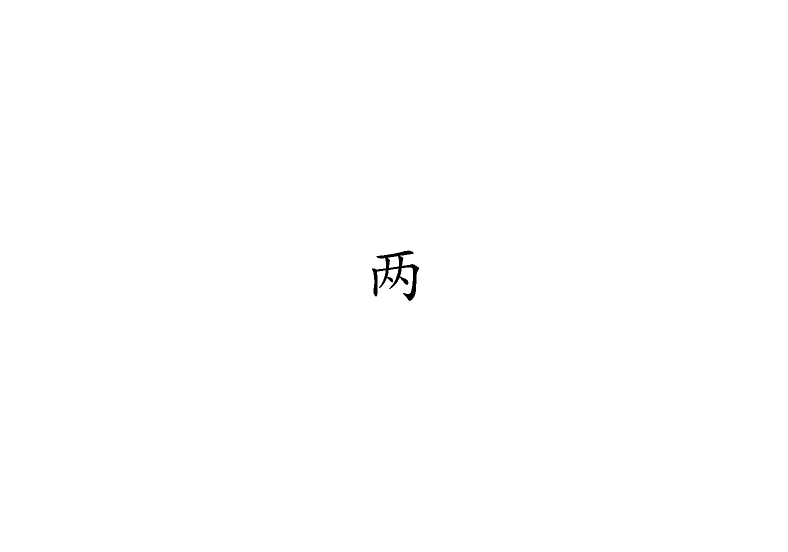
#> input picture Data/8_Maurer_inprep_repsup/CSH11.png, 1575 x 1103 px, found by its file name (shown at 1/2 size); its folder holds only this picture in this run
$ jupyter execute --allow-errors CountObject.ipynb
#> lines starting #> are read from the running program, lines starting #| are printed output that depends on the picture; after the words box and inside, x2 and y2 are one past the last pixel; in counts of white or black regions, pixels touching at a corner belong together
[cell 1]
from PIL import Image
from numpy import asarray
import matplotlib.pyplot as plt
import numpy as np
import cv2
from os import listdir
from os.path import isfile, join
import random

[cell 2]
# read file function
def read_dic(mypath:str)-> list:
    onlyfiles = [mypath + '/'+f for f in listdir(mypath) if isfile(join(mypath, f)) and f != ".DS_Store"]
    return onlyfiles

#> (a cell that did not finish here is left out)

#> (a cell that did not finish here is left out)

[cell 5]
# np.savetxt("/Users/alex/Desktop/data.csv", data, delimiter=",")

[cell 6]
# list all i and j in dictionary according to labels
dic = {}
#> (the rest of this cell did not finish here and is left out)

[cell 7]
# define function find min&max i&j in dictionary for each key
# [9 lines left out: function find_min_max_ij, not called in this run]

[cell 8]
# make a dic for i&j min&max
dic_min_max= {}
for obj in dic.keys():
    i_min,i_max,j_min,j_max = find_min_max_ij(dic[obj])
    dic_min_max[obj] = [i_min,i_max,j_min,j_max]

[cell 9]
dic_min_max

#> (a cell that did not finish here is left out)

[cell 11]
# define contain function
# [5 lines left out: function contain, not called in this run]

[cell 12]
# find where the 0s are in original data -> 8 in 'labels'
for key in dic.keys():
    for k in range(len(dic[key])):
        if data[dic[key][k]] == 255:
            labels[dic[key][k]] = 8

[cell 13]
# generate pairwise list of labels
pair_list = []
for t in range(0,len([*dic])):
	for p in range(0,len([*dic])):
		if (t!=p):
			pair_list.append(([*dic][t],[*dic][p]))

[cell 14]
# contain function -> if some components are contained by the other, change them to the same
for pair in pair_list:
    key1 = pair[0]
    key2 = pair[1]
    if contain(dic_min_max[key1][0], dic_min_max[key1][1], dic_min_max[key1][2], dic_min_max[key1][3],
    dic_min_max[key2][0], dic_min_max[key2][1], dic_min_max[key2][2], dic_min_max[key2][3]) == True:
        for kk in range(len(dic[key1])):
            labels[dic[key1][kk]] = labels[dic[key1][kk]]

#> (a cell that did not finish here is left out)

[cell 16]
from PIL import Image
from numpy import asarray
import matplotlib.pyplot as plt
import numpy as np
import cv2
from os import listdir
from os.path import isfile, join
import random

# read file function
def read_dic(mypath:str)-> list:
    onlyfiles = [mypath + '/'+f for f in listdir(mypath) if isfile(join(mypath, f)) and f != ".DS_Store"]
    return onlyfiles

#> (the rest of this cell did not finish here and is left out)

#> (a cell that did not finish here is left out)

[cell 18]
dic

[cell 19]
from PIL import Image
from numpy import asarray
import matplotlib.pyplot as plt
import numpy as np
import cv2
from os import listdir
from os.path import isfile, join
import random
from PIL import Image
import json

# read file function
def read_dic(mypath:str)-> list:
    onlyfiles = [mypath + '/'+f for f in listdir(mypath) if isfile(join(mypath, f)) and f != ".DS_Store"]
    return onlyfiles
# [15 lines left out: functions find_min_max_ij, contain, not called in this run]

def flat_list(listt):
    flat_list = [item for sublist in listt for item in sublist]
    return set(flat_list)


f = open ('words_stroks8.json', "r")
#> (reads words_stroks8.json from the repository)
total_strokes = json.load(f)
with open('Chi_8.txt') as f:
#> (reads Chi_8.txt from the repository)
    lines = f.readlines()
a = lines[0].split(' ')

folder = read_dic('Data/8_Maurer_inprep_repsup')
#> `img = cv2.imread(file, 0)`: img: shape (1103, 1575); 99.8% white; 1 black region, box (x1, y1, x2, y2) and area: (744, 501, 838, 602) 2788
#> `img = cv2.threshold(img, 127, 0, cv2.THRESH_BINARY)[1]`: img: shape (1103, 1575); every value is 0
#> `num_labels, labels, stats, centroids = cv2.connectedComponentsWithStat..`: labels: shape (1103, 1575) int32; every value is 0
#> `num_labels, labels, stats, centroids = cv2.connectedComponentsWithStat..`: num_labels = 1; stats = [[0, 0, 1575, 1103, 1737225]]; centroids = [[787, 551]]
contain_obj = {}
image_Labels = []
data_list = []
image_stats = []
ims= []

#> (the rest of this cell did not finish here and is left out)

[cell 20]
plt.imshow(labels)

[cell 21]
file1 = 'Data/7_Maurer_inprep_followup/k24.png'
file2 = '/Users/alex/Downloads/CSH1.png'

[cell 22]
    # Getting the input image
img = cv2.imread(file2, 0)
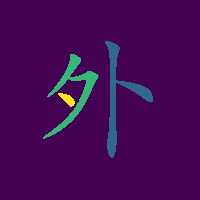
#> input picture 8fig/CSH1.png, 200 x 200 px, found by its file name
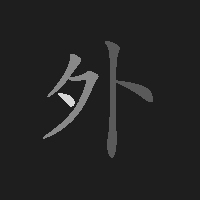
#> img: shape (200, 200); min 30, max 215, mean 34.9
    # Converting those pixels with values 1-127 to 0 and others to 1
    # img = cv2.threshold(img, 127, 255, cv2.THRESH_BINARY)[1]
    # # Applying cv2.connectedComponents()
#> (the rest of this cell did not finish here and is left out)

[cell 23]
plt.imshow(labels)

[cell 24]
image = Image.open(file2)

# convert image to numpy array
data = asarray(image, dtype="uint8")
# plt.close()

data = cv2.cvtColor(data, cv2.COLOR_BGR2GRAY)
# set thresholds
for m in range(data.shape[0]):
    for n in range(data.shape[1]):
        if data[m][n] > 127.5:
            data[m][n] = 0
        else:
            data[m][n] = 1
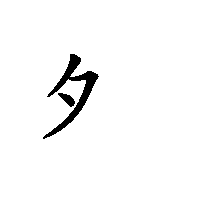
#> data: shape (200, 200); values 0 (black) and 1 (white), 97.2% white; 2 black regions, box (x1, y1, x2, y2) and area: (43, 54, 99, 139) 997, (58, 93, 75, 107) 119
num_labels, labels, stats, centroids = cv2.connectedComponentsWithStats(data, connectivity=8, ltype=None)
#> num_labels = 2; stats = [[43, 54, 56, 85, 1116], [0, 0, 200, 200, 38884]]; centroids = [[73, 91.23], [100.3, 99.74]]

[cell 25]
plt.imshow(data)

[cell 26]
set(flat_list(data))
#> in flat_list, `flat_list = [item for sublist in listt for item in sublist]`: flat_list = 40000 items

[cell 27]
import pandas as pd

df=pd.DataFrame.from_dict(contain_obj,orient='index')
df.to_excel("7_count_obj.xlsx")

[cell 28]
import json
f = open ('words_stroks7.json', "r")
#> (reads words_stroks7.json from the repository)
total_strokes = json.load(f)

[cell 29]
for key in contain_obj.keys():
    contain_obj[key].insert(0,dic[key][1])
    contain_obj[key].insert(0,dic[key][0])

[cell 30]
contain_obj

[cell 31]
loc = 'Data/8_Maurer_inprep_repsup_crop/CSL53.png'
img = cv2.imread(loc, 0)
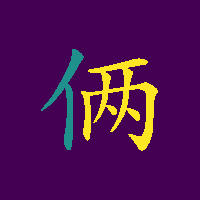
#> input picture 8fig/CSL53.png, 200 x 200 px, found by its file name
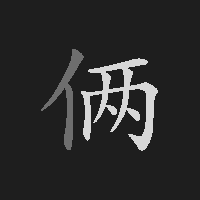
#> img: shape (200, 200); min 30, max 215, mean 43
img = cv2.threshold(img, 127, 255, cv2.THRESH_BINARY)[1]
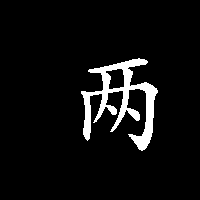
#> img: shape (200, 200); 6% white; 1 white region, box (x1, y1, x2, y2) and area: (81, 58, 158, 151) 2390
num_labels, labels = cv2.connectedComponents(img)
